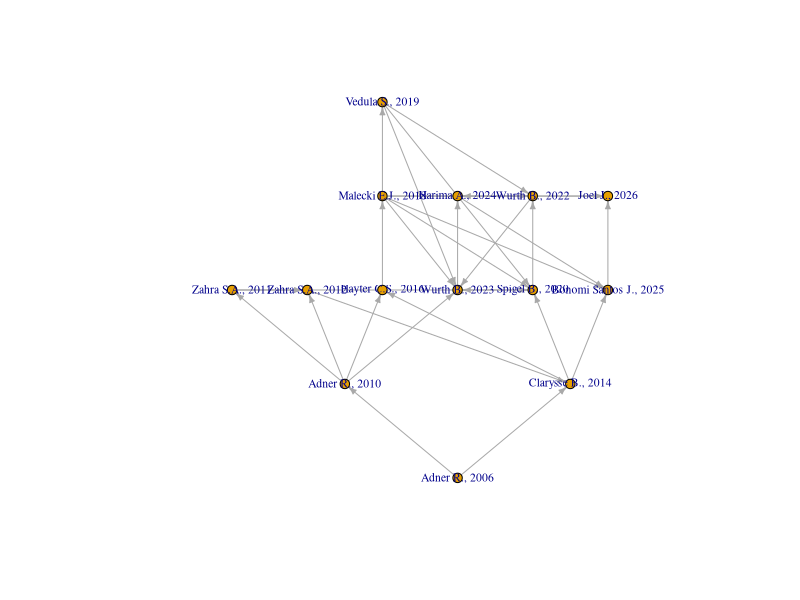

Generate this figure with R:
# red_citacion_en_R.R  — version 2 (29 sept 2026)
#
# CORRECCION de la version 1: enumeraba caminos con all_simple_paths, que es un
# problema exponencial y no termina sobre 50.000 aristas. El conteo de busqueda
# de Hummon y Doreian NO se calcula enumerando caminos: se calcula por
# programacion dinamica sobre el orden topologico, en tiempo lineal. Asi esta
# aqui, y corre en segundos.
#
# POR QUE ESTA RED Y NO histNetwork. Con el CR crudo, histNetwork solo empareja
# documentos de UN AUTOR (los 20 primeros por LCS eran los 20 de un autor;
# Jacobides et al. 2018, con 1.203 citas internas, quedaba bajo 59). La causa,
# identificada el 5 oct 2026: en este export ";" separa las referencias Y los
# autores dentro de cada referencia, y bibliometrix trocea toda referencia de
# varios autores. funciones_cr.R lo repara; si tras la reparacion histNetwork
# empareja bien, las dos redes deberian coincidir.
#
# Esta red no tiene ese problema: parte las referencias por su cierre "(anio);",
# no por cada ";", y empareja por apellido del primer autor, anio y palabras del
# titulo. Cubre 387.003 de las 399.963 referencias reales del corpus (97%).
# En los casos que bibliometrix si resolvia, los dos metodos coinciden dentro de
# un 10%: Adner 2017 (1.031 aqui, 1.123 en bibliometrix), Stam 2015 (955 / 922),
# Spigel 2017 (920 / 905).

library(igraph)

nodos   <- read.csv("red_nodos.csv",   stringsAsFactors = FALSE)
aristas <- read.csv("red_aristas.csv", stringsAsFactors = FALSE)

# Orientar citado -> citante, para que el tiempo corra hacia adelante, y exigir
# anio estrictamente creciente. Eso deja un DAG sin necesidad de romper ciclos a
# posteriori y descarta solo el 2% de las aristas (las del mismo anio).
anio <- setNames(nodos$anio, nodos$id)
ar <- data.frame(from = aristas$hacia, to = aristas$desde)   # citado -> citante
ar <- ar[!is.na(anio[as.character(ar$from)]) &
         !is.na(anio[as.character(ar$to)]) &
         anio[as.character(ar$from)] < anio[as.character(ar$to)], ]
cat("aristas utiles:", nrow(ar), "de", nrow(aristas), "\n")

g <- graph_from_data_frame(ar, directed = TRUE)
stopifnot(is_dag(g))

# ---------------------------------------- Conteo de busqueda (SPC), O(V+E)
topo <- topo_sort(g, mode = "out")
fin  <- degree(g, mode = "in")
fout <- degree(g, mode = "out")

# caminos desde las fuentes hasta cada nodo
f <- ifelse(fin == 0, 1, 0); names(f) <- V(g)$name
for (v in topo) {
  if (fin[v] > 0) f[v] <- sum(f[neighbors(g, v, mode = "in")])
}
# caminos desde cada nodo hasta los sumideros
b <- ifelse(fout == 0, 1, 0); names(b) <- V(g)$name
for (v in rev(topo)) {
  if (fout[v] > 0) b[v] <- sum(b[neighbors(g, v, mode = "out")])
}
# SPC de cada arista = caminos que entran al origen x caminos que salen del destino
el <- as_edgelist(g, names = FALSE)
E(g)$spc <- f[el[, 1]] * b[el[, 2]]
cat("caminos fuente-sumidero:", format(sum(E(g)$spc), scientific = TRUE), "\n")

# ------------------------------------------------- Sendero principal
# Desde la arista de mayor SPC, avanzar y retroceder siguiendo el maximo local.
e0 <- which.max(E(g)$spc)
cam <- as.vector(el[e0, ])
repeat {
  sal <- incident(g, cam[length(cam)], mode = "out")
  if (length(sal) == 0) break
  mej <- sal[which.max(sal$spc)]
  cam <- c(cam, head_of(g, mej))
}
repeat {
  ent <- incident(g, cam[1], mode = "in")
  if (length(ent) == 0) break
  mej <- ent[which.max(ent$spc)]
  cam <- c(tail_of(g, mej), cam)
}
sp <- data.frame(orden = seq_along(cam), id = as.integer(V(g)$name[cam]))
sp <- merge(sp, nodos[, intersect(c("id", "etiqueta", "anio", "autores", "titulo", "fuente", "citas_internas"), names(nodos))],
            by = "id", all.x = TRUE)
print(sp[order(sp$orden), intersect(c("orden", "anio", "etiqueta", "autores", "titulo"), names(sp))])

# Dibujo, ordenado por anio en el eje vertical
sub <- induced_subgraph(g, cam)
V(sub)$label <- nodos$etiqueta[match(as.integer(V(sub)$name), nodos$id)]
plot(sub, vertex.size = 5, edge.arrow.size = 0.4, vertex.label.cex = 0.7,
     layout = layout_as_tree(sub, root = 1, flip.y = FALSE))

# Los resultados ya calculados estan en sendero_principal.csv y
# red_aristas_spc.csv, por si se quiere comparar contra esta corrida.

# ------------------------------- Citacion cruzada entre lineas (operacion 2)
meta <- read.csv("metadatos_corpus.csv", stringsAsFactors = FALSE)
nodos$linea <- meta$linea_dominante[match(nodos$EID, meta$EID)]
lin <- setNames(nodos$linea, nodos$id)
cruz <- table(desde = lin[as.character(ar$to)], hacia = lin[as.character(ar$from)])
print(cruz)
# Repetir excluyendo a los autores semilla de las referencias antes de emparejar,
# por el piso de conectividad que impone la regla de pertenencia, y reportar ambas.
